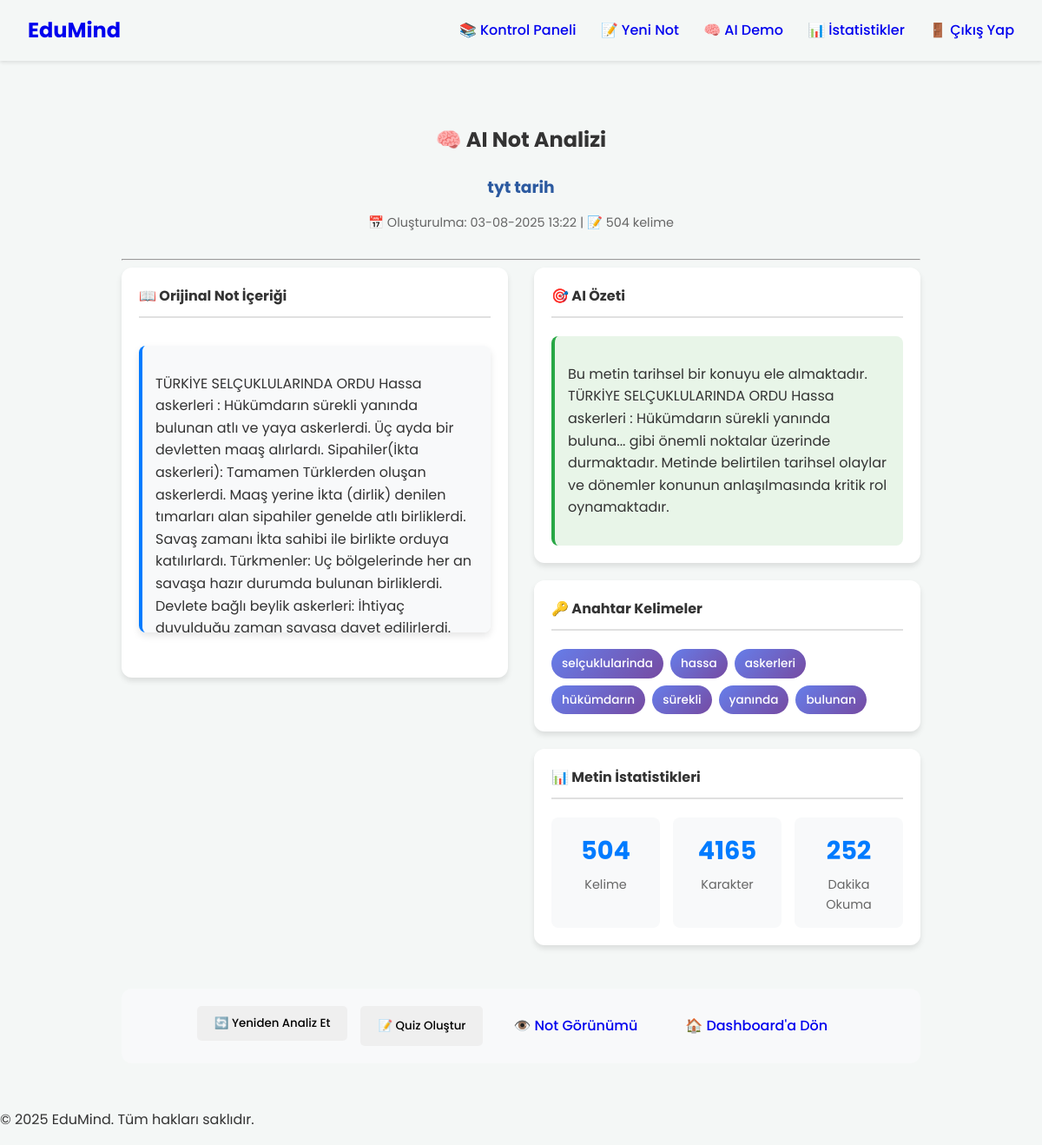
The page /note/7/analyze (signed in) on the database its author committed.
### app/models.py (models this page shows, shortened)
class Note(db.Model):
    id = db.Column(db.Integer, primary_key=True)
    title = db.Column(db.String(100), nullable=False)
    content = db.Column(db.Text, nullable=False)
    summary = db.Column(db.Text, nullable=True) # AI tarafından oluşturulan özet
    keywords = db.Column(db.String(200), nullable=True) # AI tarafından çıkarılan anahtar kelimeler
    date_posted = db.Column(db.DateTime, nullable=False, default=datetime.utcnow)
    user_id = db.Column(db.Integer, db.ForeignKey('user.id'), nullable=False)

### app/routes.py (the view)
@main_bp.route("/note/<int:note_id>/analyze", methods=['GET', 'POST'])
@login_required
def analyze_note(note_id):
    note = Note.query.get_or_404(note_id)
    if note.author != current_user:
        return redirect(url_for('main.dashboard'))
    analysis = None
    if request.method == 'POST':
        user_level = current_user.age_group if current_user.age_group else "teen"
        analysis = enhanced_summarize_and_get_keywords(note.content, user_level)
        note.summary = analysis.get('summary', note.summary)
        note.keywords = analysis.get('keywords', note.keywords)
        db.session.commit()
        flash('Not yeniden analiz edildi! 🔄', 'success')
    else:
        analysis = {
            'summary': note.summary,
            'keywords': note.keywords,
            'word_count': len(note.content.split()) if note.content else 0,
            'mode': 'existing'
        }
    return render_template('analyze_note.html', title=f'{note.title} - Analiz', note=note, analysis=analysis)

### app/__init__.py (called while the page is built)
def create_app():
    app = Flask(__name__)
    app.config.from_object(Config)
    try:
        os.makedirs(app.instance_path)
    except OSError:
        pass
    db.init_app(app)
    login_manager.init_app(app)
    from app.routes import main_bp
    app.register_blueprint(main_bp)
    from app.models import User
    @login_manager.user_loader
    def load_user(user_id):
        return User.query.get(int(user_id))
    with app.app_context():
        db.create_all() # Veritabanı tablolarını oluştur
    return app

### app/templates/analyze_note.html (shortened to what this page needs)
{% extends "base.html" %}
{% block content %}
<div class="analyze-container">
    <div class="analyze-header">
        <h2>🧠 AI Not Analizi</h2>
        <div class="note-info">
            <h3>{{ note.title }}</h3>
            <p class="note-meta">
                📅 Oluşturulma: {{ note.date_posted.strftime('%d-%m-%Y %H:%M') }}
                | 📝 {{ analysis.word_count }} kelime
            </p>
        </div>
    </div>
    <hr>
    <div class="analyze-grid">
        <div class="original-content">
            <div class="content-card">
                <h4>📖 Orijinal Not İçeriği</h4>
                <div class="content-box">
                    <p>{{ note.content }}</p>
                </div>
            </div>
        </div>
        <div class="analysis-content">
            <div class="content-card summary-card">
                <h4>🎯 AI Özeti</h4>
                <div class="summary-content">
                    <p>{{ analysis.summary }}</p>
                </div>
            </div>
            <div class="content-card keywords-card">
                <h4>🔑 Anahtar Kelimeler</h4>
                <div class="keywords-container">
                    {% if analysis.keywords %}
                        {% for keyword in analysis.keywords.split(',') %}
                            <span class="keyword-tag">{{ keyword.strip() }}</span>
                        {% endfor %}
                    {% else %}
                        <span class="no-keywords">Anahtar kelime bulunamadı</span>
                    {% endif %}
                </div>
            </div>
            <div class="content-card stats-card">
                <h4>📊 Metin İstatistikleri</h4>
                <div class="stats-grid">
                    <div class="stat-item">
                        <span class="stat-number">{{ analysis.word_count }}</span>
                        <span class="stat-label">Kelime</span>
                    </div>
                    <div class="stat-item">
                        <span class="stat-number">{{ note.content|length }}</span>
                        <span class="stat-label">Karakter</span>
                    </div>
                    <div class="stat-item">
                        <span class="stat-number">{{ (analysis.word_count * 0.5)|round|int }}</span>
                        <span class="stat-label">Dakika Okuma</span>
                    </div>
                </div>
            </div>
        </div>
    </div>
    <div class="action-section">
        <div class="action-buttons">
            <form method="POST" style="display: inline;">
                <button type="submit" class="btn btn-primary">
                    🔄 Yeniden Analiz Et
                </button>
            </form>
            <button onclick="generateQuiz()" class="btn btn-secondary">
                📝 Quiz Oluştur
            </button>
            <a href="{{ url_for('main.view_note', note_id=note.id) }}" class="btn btn-outline">
                👁️ Not Görünümü
            </a>
            <a href="{{ url_for('main.dashboard') }}" class="btn btn-outline">
                🏠 Dashboard'a Dön
            </a>
        </div>
    </div>
</div>
{% endblock %}

### app/static/css/main.css (style rules this page uses)
:root { --font-family: 'Poppins', sans-serif; }
body { font-family: var(--font-family); margin: 0; color: #333; background-color: #f4f7f6; line-height: 1.6; }
a { text-decoration: none; }
.btn { padding: 10px 20px; border: none; border-radius: 5px; cursor: pointer; font-family: var(--font-family); font-weight: 500; transition: background-color 0.3s ease; }
.content-box { max-width: 960px; margin: 2rem auto; padding: 2rem; background: white; border-radius: 8px; box-shadow: 0 4px 8px rgba(0, 0, 0, 0.1); }

### app/templates/analyze_note.html (style rules this page uses)
.analyze-container { max-width: 1200px; margin: 0 auto; padding: 20px; }
.analyze-header { text-align: center; margin-bottom: 30px; }
.note-info h3 { color: #2c5aa0; margin: 10px 0; }
.note-meta { color: #666; font-size: 0.9em; }
.analyze-grid { display: grid; grid-template-columns: 1fr 1fr; gap: 30px; margin-bottom: 30px; }
.content-card { background: white; border-radius: 12px; padding: 20px; box-shadow: 0 4px 6px rgba(0,0,0,0.1); margin-bottom: 20px; }
.content-card h4 { margin-top: 0; color: #333; border-bottom: 2px solid #e0e0e0; padding-bottom: 10px; }
.content-box { background: #f8f9fa; padding: 15px; border-radius: 8px; border-left: 4px solid #007bff; max-height: 300px; overflow-y: auto; }
.summary-content { background: #e8f5e8; padding: 15px; border-radius: 8px; border-left: 4px solid #28a745; }
.keywords-container { display: flex; flex-wrap: wrap; gap: 8px; margin-top: 10px; }
.keyword-tag { background: linear-gradient(135deg, #667eea 0%, #764ba2 100%); color: white; padding: 6px 12px; border-radius: 20px; font-size: 0.85em; font-weight: 500; }
.stats-grid { display: grid; grid-template-columns: repeat(3, 1fr); gap: 15px; margin-top: 15px; }
.stat-item { text-align: center; background: #f8f9fa; padding: 15px; border-radius: 8px; }
.stat-number { display: block; font-size: 1.8em; font-weight: bold; color: #007bff; }
.stat-label { display: block; font-size: 0.9em; color: #666; margin-top: 5px; }
.action-section { background: #f8f9fa; padding: 20px; border-radius: 12px; text-align: center; }
.action-buttons { display: flex; justify-content: center; gap: 15px; flex-wrap: wrap; }

### rows shown on the page
Note: title "tyt tarih", date_posted "03-08-2025 13:22", content "TÜRKİYE SELÇUKLULARINDA ORDU Hassa askerleri : Hükümdarın sürekli yanında bulunan atlı ve yaya askerlerdi. Üç ayda bir devletten maaş alırlardı. Sipahiler(İkta askerleri): Tamamen Türklerden oluşan askerlerdi. Maaş yerine İkta (dirlik) denilen tımarları alan sipahiler genelde atlı birliklerdi. Savaş zamanı İkta sahibi ile birlikte orduya katılırlardı. Türkmenler: Uç bölgelerinde her an savaşa hazır durumda bulunan birliklerdi. Devlete bağlı beylik askerleri: İhtiyaç…", summary "Bu metin tarihsel bir konuyu ele almaktadır. TÜRKİYE SELÇUKLULARINDA ORDU Hassa askerleri : Hükümdarın sürekli yanında buluna... gibi önemli noktalar üzerinde durmaktadır. Metinde belirtilen tarihsel olaylar ve dönemler konunun anlaşılmasında kritik rol oynamaktadır."

### other values the page prints
{{ analysis.word_count }} "504"
{{ keyword.strip() }} "selçuklularinda" "hassa" "askerleri" "hükümdarın" "sürekli" "yanında" "bulunan"
{{ note.content|length }} "4165"
{{ (analysis.word_count * 0.5)|round|int }} "252"
